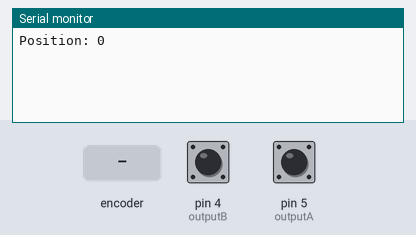
The sketch below on a simulated Arduino Uno, built with avr-gcc and run on an emulated ATmega328P. Shown: the last lines printed to the serial monitor. Inputs (shaded band) come from the test bench; at power-on: pin 4 (outputB) HIGH, pin 5 (outputA) HIGH.

Above: at 1.2 s.
1.3 s: rotary encoder on pin 5 (outputA) / pin 4 (outputB) turned 1 step (first pin leading)
At 2.4 s:
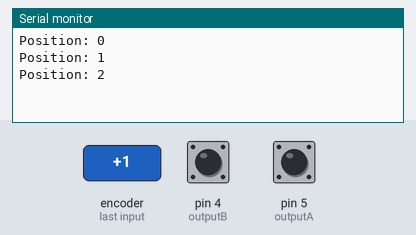
3.0 s: rotary encoder on pin 5 (outputA) / pin 4 (outputB) turned 1 step (first pin leading)
At 3.7 s:
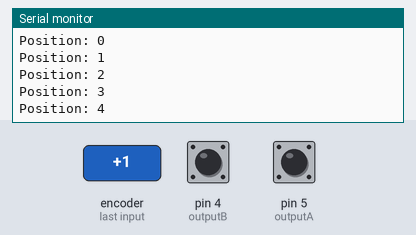
Timing chart, 0 to 6.0 s (numbered marks = the images above; inputs shaded):
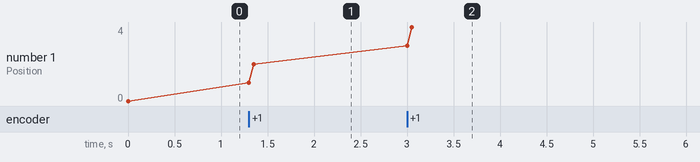

Measured:
- after the input at 1.3 s, the serial monitor: prints a new line at once (image 1)
- after the input at 3.0 s, the serial monitor: prints a new line at once (image 2)
- plotted number 1: 0 → 2 after the input at 1.3 s, 2 → 4 after the input at 3.0 s

The sketch:

Calcul.ino
```cpp
/*     Arduino Rotary Encoder Tutorial
 *
 *  by Dejan Nedelkovski, www.HowToMechatronics.com
 *
 */

 #define outputA 5
 #define outputB 4

 int counter = 0;
 int aState;
 int aLastState;

 void setup() {
   pinMode (outputA,INPUT);
   pinMode (outputB,INPUT);

   Serial.begin (115200);
    Serial.print("Position: ");
     Serial.println(counter);
   // Reads the initial state of the outputA
   aLastState = digitalRead(outputA);
 }

 void loop() {
   aState = digitalRead(outputA); // Reads the "current" state of the outputA
   // If the previous and the current state of the outputA are different, that means a Pulse has occured
   if (aState != aLastState){
      // If the outputB state is different to the outputA state, that means the encoder is rotating clockwise
     if (digitalRead(outputB) != aState) {
       counter ++;
     } else {
       counter --;
     }
     Serial.print("Position: ");
     Serial.println(counter);
   }
   aLastState = aState; // Updates the previous state of the outputA with the current state
 }
```
